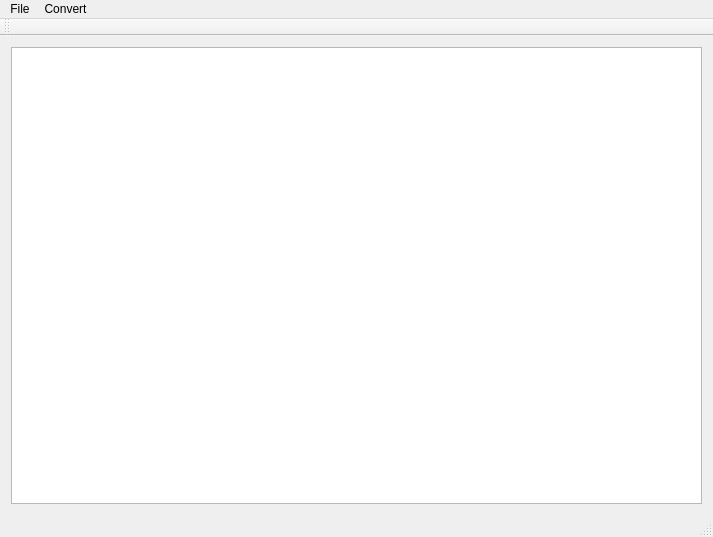
<?xml version="1.0" encoding="UTF-8"?>
<ui version="4.0">
 <class>MainWindow</class>
 <widget class="QMainWindow" name="MainWindow">
  <property name="geometry">
   <rect>
    <x>0</x>
    <y>0</y>
    <width>713</width>
    <height>537</height>
   </rect>
  </property>
  <property name="windowTitle">
   <string>MainWindow</string>
  </property>
  <widget class="QWidget" name="centralWidget">
   <layout class="QGridLayout" name="gridLayout_2">
    <item row="0" column="0">
     <widget class="QTableView" name="tableView"/>
    </item>
   </layout>
  </widget>
  <widget class="QMenuBar" name="menuBar">
   <property name="geometry">
    <rect>
     <x>0</x>
     <y>0</y>
     <width>713</width>
     <height>21</height>
    </rect>
   </property>
   <widget class="QMenu" name="menuFile">
    <property name="title">
     <string>File</string>
    </property>
    <addaction name="actionOpen_CSV"/>
    <addaction name="actionOpen_SQLite_Table"/>
    <addaction name="separator"/>
    <addaction name="actionExit"/>
   </widget>
   <widget class="QMenu" name="menuConvert">
    <property name="title">
     <string>Convert</string>
    </property>
    <addaction name="actionSave_To_SQLite"/>
    <addaction name="actionSave_To_CSV"/>
   </widget>
   <addaction name="menuFile"/>
   <addaction name="menuConvert"/>
  </widget>
  <widget class="QToolBar" name="mainToolBar">
   <attribute name="toolBarArea">
    <enum>TopToolBarArea</enum>
   </attribute>
   <attribute name="toolBarBreak">
    <bool>false</bool>
   </attribute>
  </widget>
  <widget class="QStatusBar" name="statusBar"/>
  <action name="actionOpen_CSV">
   <property name="text">
    <string>Open CSV...</string>
   </property>
  </action>
  <action name="actionOpen_SQLite_Table">
   <property name="text">
    <string>Open SQLite Table...</string>
   </property>
  </action>
  <action name="actionExit">
   <property name="text">
    <string>Exit</string>
   </property>
  </action>
  <action name="actionSave_To_SQLite">
   <property name="text">
    <string>Save To SQLite</string>
   </property>
   <property name="toolTip">
    <string>Save To SQLite</string>
   </property>
  </action>
  <action name="actionSave_To_CSV">
   <property name="text">
    <string>SaveToCSV</string>
   </property>
   <property name="toolTip">
    <string>Save To CSV</string>
   </property>
  </action>
 </widget>
 <layoutdefault spacing="6" margin="11"/>
 <resources/>
 <connections/>
</ui>
